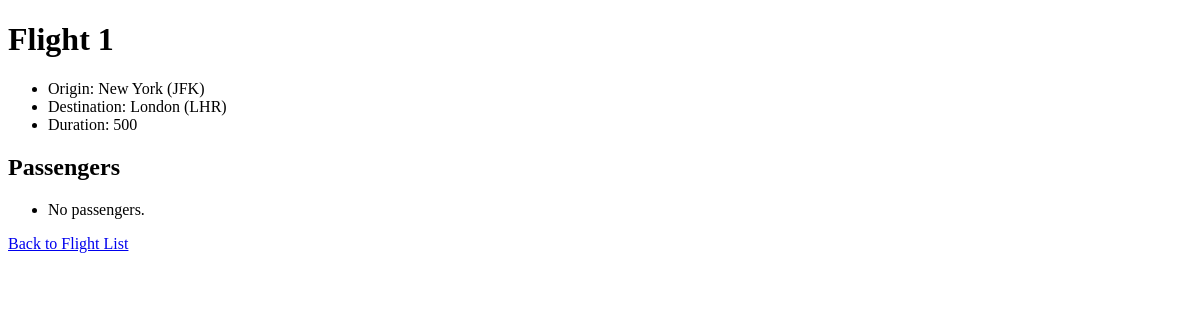
Page /flights/1 on the earlier database version.
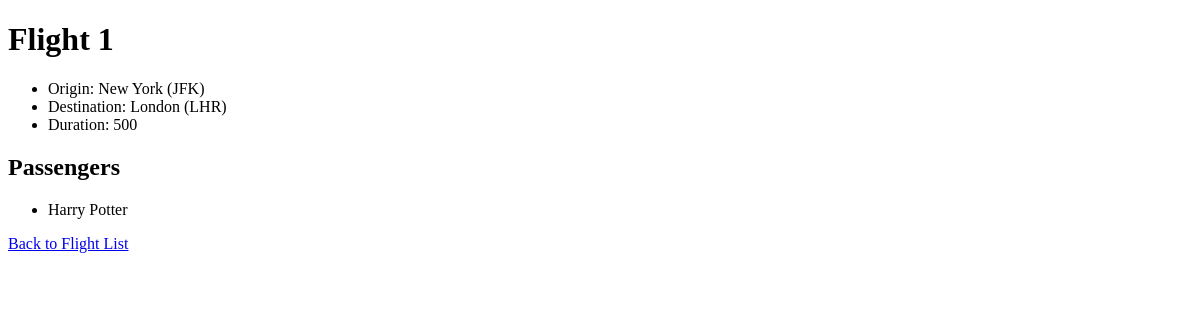
Same page on the later database version.
### flights/models.py (models this page shows, shortened)
class Flight(models.Model):
    origin = models.ForeignKey(Airport, on_delete=models.CASCADE, related_name="departures")
    destination = models.ForeignKey(Airport, on_delete=models.CASCADE, related_name="arrivals")
    duration = models.IntegerField()

class Airport(models.Model):
    code = models.CharField(max_length=3)
    city = models.CharField(max_length=64)
    def __str__(self):
        return f"{self.city} ({self.code})"

class Passenger(models.Model):
    first = models.CharField(max_length=64)
    last = models.CharField(max_length=64)
    flights= models.ManyToManyField(Flight, blank=True, related_name="passenger")
    def __str__(self):
        return f"{self.first} {self.last}"

### flights/views.py (the view)
# urls.py: path("<int:flight_id>", views.flight, name="flight"),
def flight(request, flight_id):
    flight = Flight.objects.get(pk=flight_id)
    return render(request, "flights/flight.html", {
        "flight": flight,
        "passengers": flight.passenger.all(),
        "non_passengers": Passenger.objects.exclude(flights=flight).all()
    })

### flights/templates/flights/flight.html
{% extends "flights/layout.html" %}
{% block body %}
    <h1>Flight {{ flight.id }}</h1>
    <ul>
        <li>Origin: {{ flight.origin }}</li>
        <li>Destination: {{ flight.destination }}</li>
        <li>Duration: {{ flight.duration }}</li>
    </ul>
    <h2>Passengers</h2>
    <ul>
        {% for passenger in passengers %}
            <li>{{ passenger }}</li>
        {% empty %}
            <li>No passengers.</li>
        {% endfor %}
    </ul>
    <a href="{% url 'index' %}">Back to Flight List</a>
{% endblock %}

### flights/templates/flights/layout.html (shortened to what this page needs)
<!DOCTYPE html>
<html lang="en">
    <head>
    </head>
    <body>
        {% block body %}
        {% endblock %}
    </body>
</head>

Differences in the rows shown:
added Passenger: first+last "Harry Potter"
Other differences:
text no longer shown: "No passengers."
